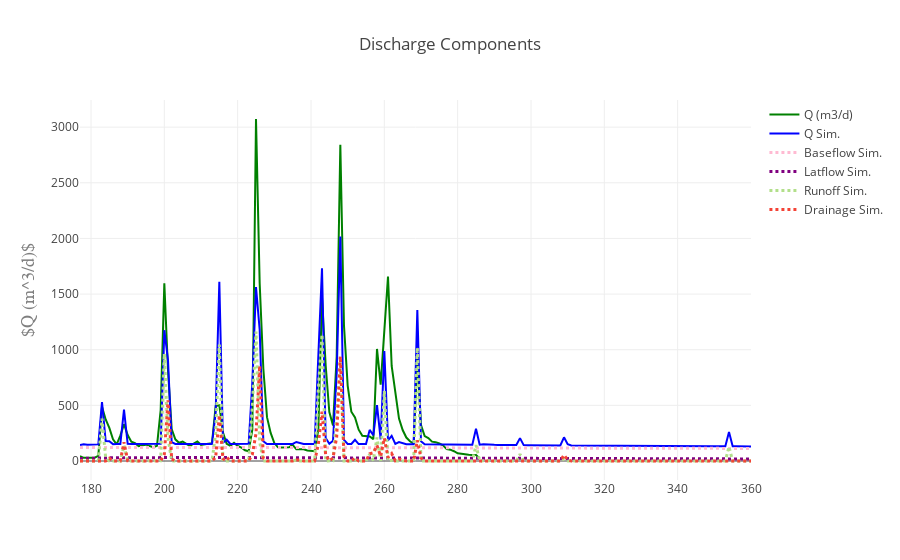

Write notebook code for a chart like this one.
### Code cell
data = [traceObs, traceSim, traceBF, traceLF, traceRO, traceDR]
figname = "Qcomponents.png"

%matplotlib inline
import plotlycred

online = False
if online:
    # fig = py.iplot(data) 
    fig = go.Figure(data=data, layout=layout)
    py.image.save_as(fig, filename=figname)
    # py.plot(fig, filename=figname) # Opens in web
else:
    fig = go.Figure(data=data, layout=layout)
    iplot(fig)

### Figure 1 — Plotly figure (JSON) as saved in the notebook; plotly's stock layout.template omitted (floating-point values rounded to 4 significant figures; data arrays with more than 128 entries replaced by an {"elided": "..."} marker saying what was removed)
{"data": [{"marker": {"color": "green"}, "mode": "lines", "name": "Q (m3/d)", "type": "scatter", "x": {"elided": "184 int values"}, "y": [42.94, 28.66, 28.44, 30.56, 29.59, 46.1, 486.6, 373.5, 298.2, 195.7, 149.4, 227.6, 330.9, 233.4, 172.6, 160.0, 134.0, 140.9, 146.7, 134.1, 124.3, 137.4, 456.5, 1596.0, 814.9, 287.2, 194.6, 163.8, 174.2, 154.7, 134.0, 157.3, 175.7, 145.2, 149.0, 157.3, 160.6, 493.4, 500.5, 254.5, 154.8, 137.0, 163.1, 136.3, 121.1, 96.46, 87.74, 281.6, 3073.0, 1598.0, 830.9, 393.6, 252.0, 161.3, 122.6, 121.0, 124.9, 123.7, 145.5, 104.8, 105.4, 105.1, 93.99, 91.94, 88.46, 281.7, 1471.0, 860.6, 440.4, 319.0, 935.4, 2841.0, 1214.0, 677.9, 443.3, 390.8, 281.4, 227.1, 223.6, 220.7, 196.9, 1007.0, 686.3, 1206.0, 1657.0, 853.5, 605.0, 381.3, 278.2, 210.6, 177.1, 154.8, 921.9, 322.0, 224.0, 206.2, 174.1, 169.2, 157.0, 140.3, 106.5, 102.0, 87.67, 69.39, 64.48, 58.46, 56.19, 54.98, 53.59, 23.0, null, null, null, null, null, null, null, null, null, null, null, null, null, null]}, {"marker": {"color": "blue"}, "mode": "lines", "name": "Q Sim.", "type": "scatter", "x": {"elided": "184 int values"}, "y": {"elided": "184 float values"}}, {"line": {"color": "#FFBAD2", "dash": "dot", "width": 3}, "mode": "lines", "name": "Baseflow Sim.", "type": "scatter", "x": {"elided": "184 int values"}, "y": {"elided": "184 float values"}}, {"line": {"color": "purple", "dash": "dot", "width": 3}, "mode": "lines", "name": "Latflow Sim.", "type": "scatter", "x": {"elided": "184 int values"}, "y": {"elided": "184 float values"}}, {"line": {"color": "rgb(178,223,138)", "dash": "dot", "width": 3}, "mode": "lines", "name": "Runoff Sim.", "type": "scatter", "x": {"elided": "184 int values"}, "y": {"elided": "184 float values"}}, {"line": {"color": "#F44336", "dash": "dot", "width": 3}, "mode": "lines", "name": "Drainage Sim.", "type": "scatter", "x": {"elided": "184 int values"}, "y": {"elided": "184 float values"}}], "layout": {"title": "Discharge Components", "xaxis": {"title": "", "titlefont": {"color": "#7f7f7f", "family": "Courier New, monospace", "size": 18}}, "yaxis": {"title": "$Q (m^3/d)$", "titlefont": {"color": "#7f7f7f", "family": "Courier New, monospace", "size": 18}}}}
